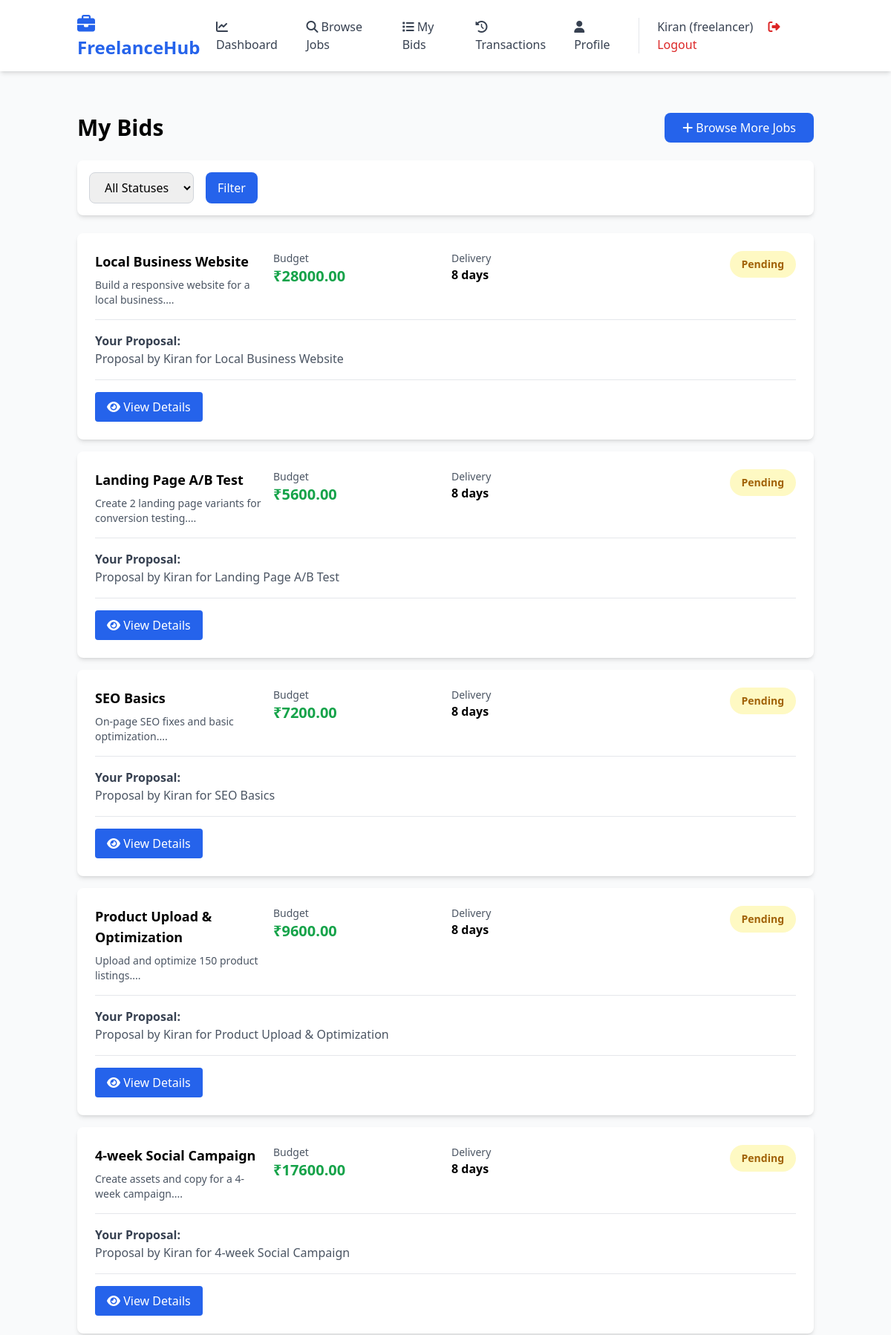
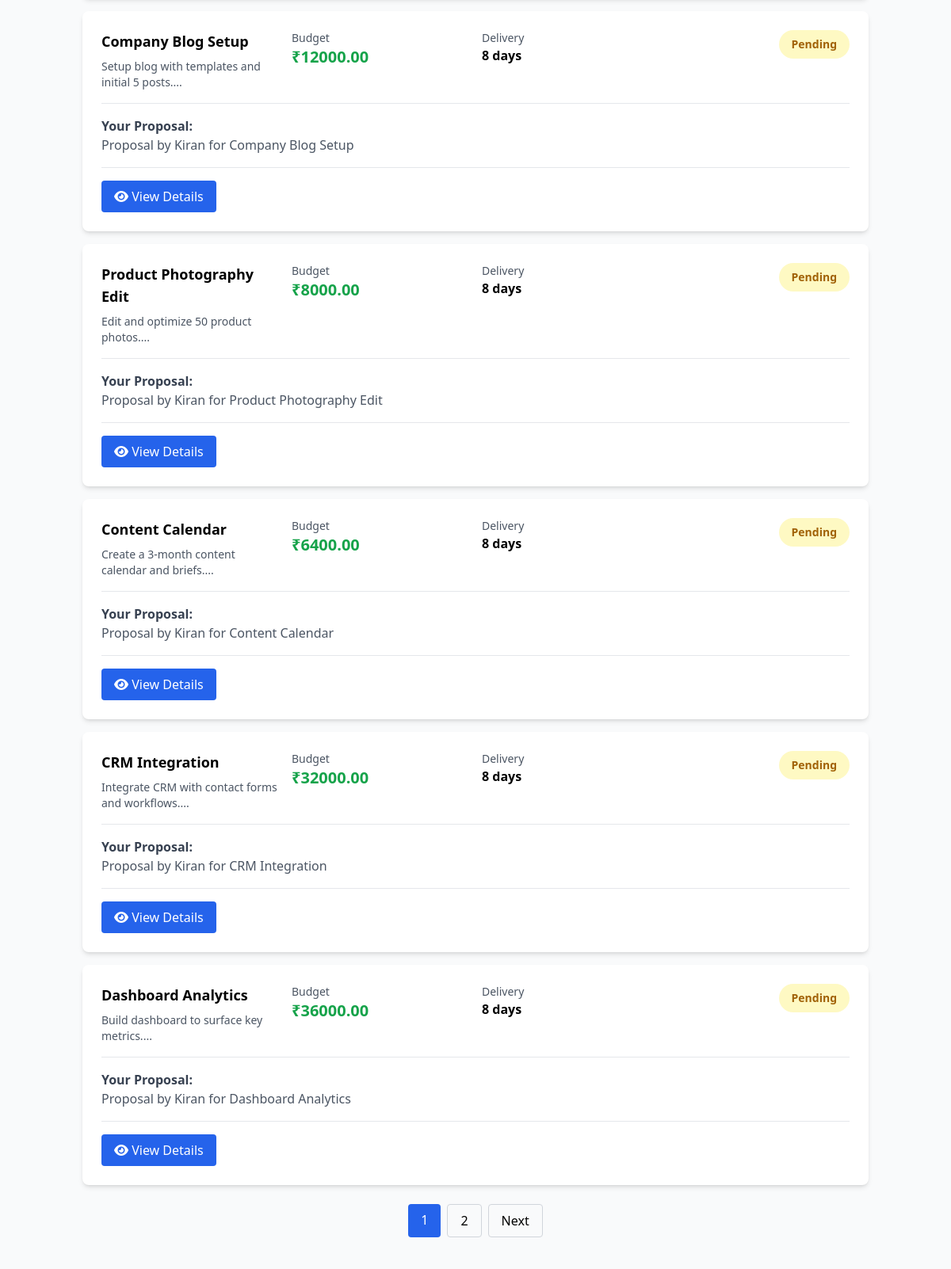
The page /my-bids (signed in, upper part) on the database its author committed (2 pictures, top to bottom).
### models.py (models this page shows, shortened)
class User(UserMixin, db.Model):
    __tablename__ = 'users'
    id = db.Column(db.Integer, primary_key=True)
    name = db.Column(db.String(120), nullable=False)
    email = db.Column(db.String(120), unique=True, nullable=False, index=True)
    password_hash = db.Column(db.String(255), nullable=False)
    role = db.Column(db.String(20), nullable=False)  # 'client' or 'freelancer'
    created_at = db.Column(db.DateTime, default=datetime.utcnow)
    freelancer_profile = db.relationship('FreelancerProfile', uselist=False, backref='user', cascade='all, delete-orphan')
    jobs = db.relationship('Job', backref='client', foreign_keys='Job.client_id', cascade='all, delete-orphan')
    bids = db.relationship('Bid', backref='freelancer', cascade='all, delete-orphan')
    payments_as_client = db.relationship('Payment', foreign_keys='Payment.client_id', backref='client')
    payments_as_freelancer = db.relationship('Payment', foreign_keys='Payment.freelancer_id', backref='freelancer')
    reviews_given = db.relationship('Review', foreign_keys='Review.client_id', backref='client_reviewer')
    reviews_received = db.relationship('Review', foreign_keys='Review.freelancer_id', backref='freelancer_reviewed')
    def is_freelancer(self):
        return self.role == 'freelancer'

class Bid(db.Model):
    __tablename__ = 'bids'
    id = db.Column(db.Integer, primary_key=True)
    job_id = db.Column(db.Integer, db.ForeignKey('jobs.id'), nullable=False, index=True)
    freelancer_id = db.Column(db.Integer, db.ForeignKey('users.id'), nullable=False, index=True)
    amount = db.Column(db.Float, nullable=False)
    proposal = db.Column(db.Text, nullable=False)
    delivery_days = db.Column(db.Integer)
    status = db.Column(db.String(20), default='pending')  # pending, accepted, rejected
    created_at = db.Column(db.DateTime, default=datetime.utcnow)

class Job(db.Model):
    __tablename__ = 'jobs'
    id = db.Column(db.Integer, primary_key=True)
    client_id = db.Column(db.Integer, db.ForeignKey('users.id'), nullable=False, index=True)
    title = db.Column(db.String(200), nullable=False)
    description = db.Column(db.Text, nullable=False)
    budget = db.Column(db.Float, nullable=False)
    category = db.Column(db.String(50), nullable=False)  # web, mobile, design, writing, etc
    deadline = db.Column(db.DateTime, nullable=False)
    status = db.Column(db.String(20), default='open')  # open, in_progress, completed, cancelled
    accepted_bid_id = db.Column(db.Integer, db.ForeignKey('bids.id'), nullable=True)
    created_at = db.Column(db.DateTime, default=datetime.utcnow)
    updated_at = db.Column(db.DateTime, default=datetime.utcnow, onupdate=datetime.utcnow)
    bids = db.relationship('Bid', backref='job', foreign_keys='Bid.job_id', cascade='all, delete-orphan')
    accepted_bid = db.relationship('Bid', uselist=False, foreign_keys='Job.accepted_bid_id')
    payment = db.relationship('Payment', uselist=False, backref='job', cascade='all, delete-orphan')
    work_submission = db.relationship('WorkSubmission', uselist=False, backref='job', cascade='all, delete-orphan')
    reviews = db.relationship('Review', backref='job', cascade='all, delete-orphan')

### app.py (the view)
    @app.route('/my-bids')
    @freelancer_required
    def my_bids():
        page = request.args.get('page', 1, type=int)
        status = request.args.get('status', '')
        query = Bid.query.filter_by(freelancer_id=current_user.id)
        if status:
            query = query.filter_by(status=status)
        pagination = query.order_by(Bid.created_at.desc()).paginate(page=page, per_page=10)
        bids = pagination.items
        return render_template('my-bids.html', bids=bids, pagination=pagination, status=status)

### templates/my-bids.html (shortened to what this page needs)
{% extends "base.html" %}
{% block content %}
<div class="space-y-6">
    <div class="flex justify-between items-center">
        <h1 class="text-3xl font-bold">My Bids</h1>
        <a href="{{ url_for('browse_jobs') }}" class="bg-blue-600 text-white px-6 py-2 rounded-lg hover:bg-blue-700">
            <i class="fas fa-plus"></i> Browse More Jobs
        </a>
    </div>
    <div class="bg-white p-4 rounded-lg shadow-md">
        <form method="GET" action="{{ url_for('my_bids') }}" class="flex gap-4">
            <select name="status" class="px-4 py-2 border border-gray-300 rounded-lg focus:outline-none">
                <option value="">All Statuses</option>
            </select>
            <button type="submit" class="bg-blue-600 text-white px-4 py-2 rounded-lg hover:bg-blue-700">
                Filter
            </button>
        </form>
    </div>
    {% if bids %}
        <div class="space-y-4">
            {% for bid in bids %}
                <div class="bg-white rounded-lg shadow-md p-6">
                    <div class="grid md:grid-cols-4 gap-4 items-start">
                        <div>
                            <h3 class="font-bold text-lg mb-2">{{ bid.job.title }}</h3>
                            <p class="text-sm text-gray-600">{{ bid.job.description[:100] }}...</p>
                        </div>
                        <div>
                            <p class="text-gray-600 text-sm">Budget</p>
                            <p class="text-xl font-bold text-green-600">₹{{ "%.2f"|format(bid.amount) }}</p>
                        </div>
                        <div>
                            <p class="text-gray-600 text-sm">Delivery</p>
                            <p class="font-semibold">{{ bid.delivery_days }} days</p>
                        </div>
                        <div class="text-right">
                            <span class="inline-block px-4 py-2 rounded-full text-sm font-bold
                                {% if bid.status == 'accepted' %}bg-green-100 text-green-700
                                {% elif bid.status == 'rejected' %}bg-red-100 text-red-700
                                {% else %}bg-yellow-100 text-yellow-700{% endif %}">
                                {{ bid.status|capitalize }}
                            </span>
                        </div>
                    </div>
                    {% if bid.proposal %}
                        <div class="mt-4 pt-4 border-t">
                            <p class="text-gray-700"><strong>Your Proposal:</strong></p>
                            <p class="text-gray-600">{{ bid.proposal }}</p>
                        </div>
                    {% endif %}
                    {% if bid.status == 'pending' %}
                        <div class="mt-4 pt-4 border-t flex gap-2">
                            <a href="{{ url_for('bid_details', bid_id=bid.id) }}" class="bg-blue-600 text-white px-4 py-2 rounded hover:bg-blue-700">
                                <i class="fas fa-eye"></i> View Details
                            </a>
                        </div>
                    {% endif %}
                </div>
            {% endfor %}
        </div>
        {% if pagination.pages > 1 %}
            <div class="flex justify-center gap-2 mt-6">
                {% for page_num in pagination.iter_pages(left_edge=1, left_current=1, right_current=1, right_edge=1) %}
                    {% if page_num %}
                        {% if page_num == pagination.page %}
                            <span class="px-4 py-2 bg-blue-600 text-white rounded">{{ page_num }}</span>
                        {% else %}
                            <a href="{{ url_for('my_bids', page=page_num, status=status) }}" class="px-4 py-2 border border-gray-300 rounded hover:bg-gray-100">{{ page_num }}</a>
                        {% endif %}
                    {% else %}
                        <span class="px-4 py-2">...</span>
                    {% endif %}
                {% endfor %}
                {% if pagination.has_next %}
                    <a href="{{ url_for('my_bids', page=pagination.next_num, status=status) }}" class="px-4 py-2 border border-gray-300 rounded hover:bg-gray-100">Next</a>
                {% endif %}
            </div>
        {% endif %}
    {% endif %}
</div>
{% endblock %}

### templates/base.html (shortened to what this page needs)
<!DOCTYPE html>
<html lang="en">
<head>
    <script src="https://cdn.tailwindcss.com"></script>
    <link rel="stylesheet" href="https://cdnjs.cloudflare.com/ajax/libs/font-awesome/6.4.0/css/all.min.css">
</head>
<body class="bg-gray-50 min-h-screen flex flex-col">
    <nav class="bg-white shadow-md sticky top-0 z-50">
        <div class="container mx-auto px-4 py-4 flex justify-between items-center">
            <a href="{{ url_for('index') }}" class="text-2xl font-bold text-blue-600">
                <i class="fas fa-briefcase"></i> FreelanceHub
            </a>
            <div class="flex items-center gap-6">
                {% if current_user.is_authenticated %}
                    {% if current_user.is_freelancer() %}
                        <a href="{{ url_for('freelancer_dashboard') }}" class="navbar-link text-gray-700 hover:text-blue-600">
                            <i class="fas fa-chart-line"></i> Dashboard
                        </a>
                        <a href="{{ url_for('browse_jobs') }}" class="navbar-link text-gray-700 hover:text-blue-600">
                            <i class="fas fa-search"></i> Browse Jobs
                        </a>
                        <a href="{{ url_for('my_bids') }}" class="navbar-link text-gray-700 hover:text-blue-600">
                            <i class="fas fa-list"></i> My Bids
                        </a>
                        <a href="{{ url_for('transactions') }}" class="navbar-link text-gray-700 hover:text-blue-600">
                            <i class="fas fa-history"></i> Transactions
                        </a>
                        <a href="{{ url_for('profile') }}" class="navbar-link text-gray-700 hover:text-blue-600">
                            <i class="fas fa-user"></i> Profile
                        </a>
                    {% endif %}
                    <div class="border-l pl-6">
                        <span class="text-gray-700 mr-4">{{ current_user.name }}{% if current_user.role is defined %} ({{ current_user.role }}){% endif %}</span>
                        <a href="{{ url_for('auth_logout') }}" class="text-red-600 hover:text-red-800">
                            <i class="fas fa-sign-out-alt"></i> Logout
                        </a>
                    </div>
                {% endif %}
            </div>
        </div>
    </nav>
    <main class="container mx-auto px-4 py-8 flex-1">
        {% block content %}{% endblock %}
    </main>
</body>
</html>

### templates/base.html (style rules this page uses)
body { font-family: 'Segoe UI', Tahoma, Geneva, Verdana, sans-serif; }

### rows shown on the page
User: name "Kiran", role "freelancer"
Bid: job "Local Business Website", job "Build a responsive website for a local business.", amount "28000.00", delivery_days "8", status "Pending", proposal "Proposal by Kiran for Local Business Website"
Bid: job "Landing Page A/B Test", job "Create 2 landing page variants for conversion testing.", amount "5600.00", delivery_days "8", status "Pending", proposal "Proposal by Kiran for Landing Page A/B Test"
Bid: job "SEO Basics", job "On-page SEO fixes and basic optimization.", amount "7200.00", delivery_days "8", status "Pending", proposal "Proposal by Kiran for SEO Basics"
Bid: job "Product Upload & Optimization", job "Upload and optimize 150 product listings.", amount "9600.00", delivery_days "8", status "Pending", proposal "Proposal by Kiran for Product Upload & Optimization"
Bid: job "4-week Social Campaign", job "Create assets and copy for a 4-week campaign.", amount "17600.00", delivery_days "8", status "Pending", proposal "Proposal by Kiran for 4-week Social Campaign"
Bid: job "Company Blog Setup", job "Setup blog with templates and initial 5 posts.", amount "12000.00", delivery_days "8", status "Pending", proposal "Proposal by Kiran for Company Blog Setup"
Bid: job "Product Photography Edit", job "Edit and optimize 50 product photos.", amount "8000.00", delivery_days "8", status "Pending", proposal "Proposal by Kiran for Product Photography Edit"
Bid: job "Content Calendar", job "Create a 3-month content calendar and briefs.", amount "6400.00", delivery_days "8", status "Pending", proposal "Proposal by Kiran for Content Calendar"
Bid: job "CRM Integration", job "Integrate CRM with contact forms and workflows.", amount "32000.00", delivery_days "8", status "Pending", proposal "Proposal by Kiran for CRM Integration"
Bid: job "Dashboard Analytics", job "Build dashboard to surface key metrics.", amount "36000.00", delivery_days "8", status "Pending", proposal "Proposal by Kiran for Dashboard Analytics"

### other values the page prints
{{ page_num }} "1"
{{ page_num }} "2"
